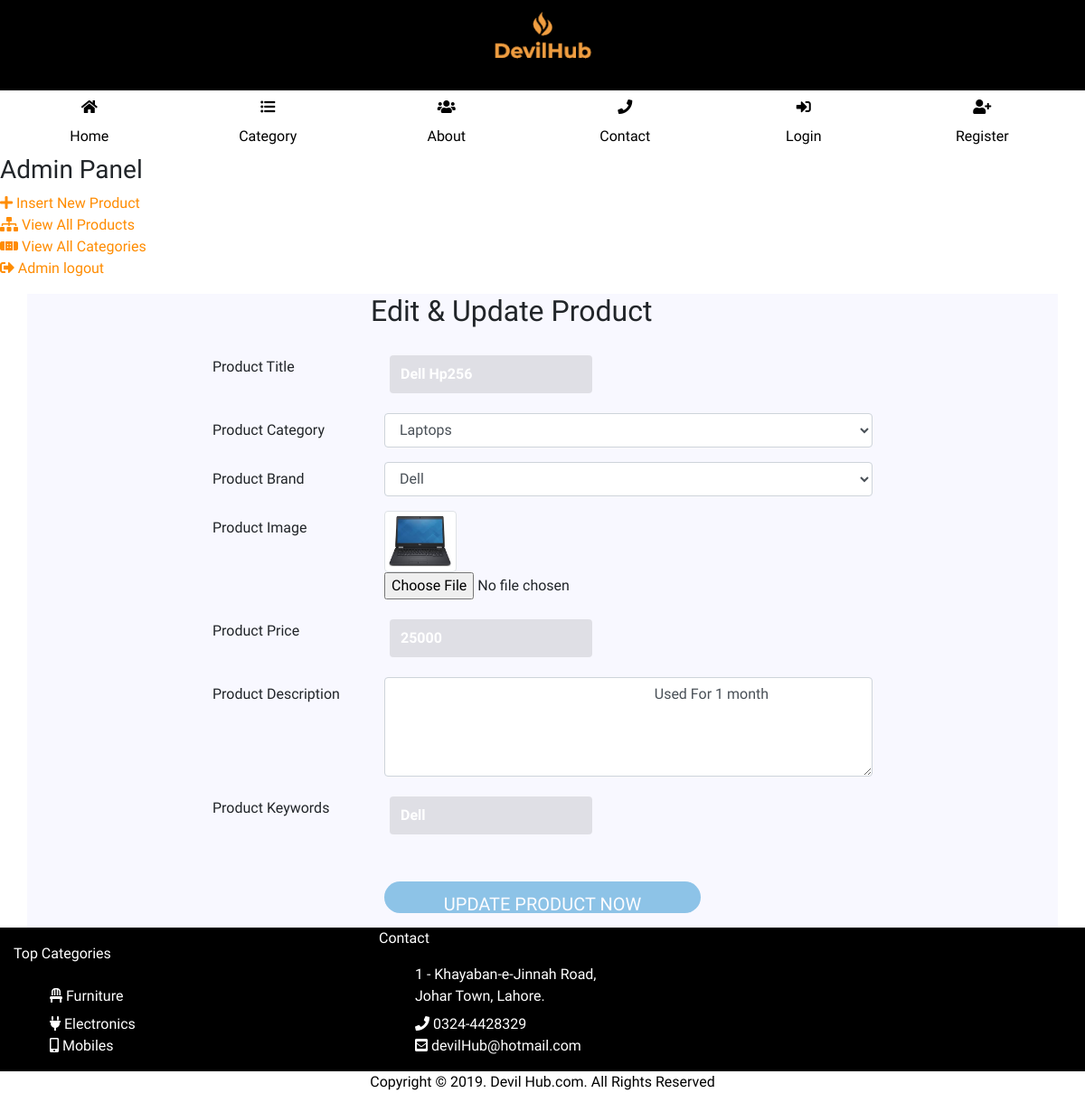
Screenshot of /admin_index.php?edit_pro=20 (signed in) with the database file from the repository.
### tables this page shows
CREATE TABLE `products` (
  `pro_id` int(10) NOT NULL,
  `pro_cat` int(10) NOT NULL,
  `pro_brand` int(10) NOT NULL,
  `pro_title` varchar(200) NOT NULL,
  `pro_price` int(10) NOT NULL,
  `pro_desc` varchar(2000) NOT NULL,
  `pro_image` varchar(300) NOT NULL,
  `pro_keywords` varchar(300) NOT NULL
);

CREATE TABLE `categories` (
  `cat_id` int(100) NOT NULL,
  `cat_title` varchar(255) NOT NULL
);

CREATE TABLE `brands` (
  `brand_id` int(100) NOT NULL,
  `brand_title` varchar(255) NOT NULL
);

### edit_pro.php (the view, shortened to what this page needs)
<?php
if(isset($_GET['edit_pro'])){
    $get_id = $_GET['edit_pro'];
    $get_pro = "select * from products where pro_id='$get_id'";
    $run_pro = mysqli_query($con, $get_pro);
    $row_pro = mysqli_fetch_array($run_pro);
    $pro_title = $row_pro['pro_title'];
    $pro_cat = $row_pro['pro_cat'];
    $pro_brand = $row_pro['pro_brand'];
    $pro_title = $row_pro['pro_title'];
    $pro_price = $row_pro['pro_price'];
    $pro_image = $row_pro['pro_image'];
    $pro_desc = $row_pro['pro_desc'];
    $pro_keywords = $row_pro['pro_keywords'];
    $get_cat = "select * from categories where cat_id = '$pro_cat'";
    $run_cat = mysqli_query($con,$get_cat);
    $row_cat = mysqli_fetch_array($run_cat);
    $cat_title = $row_cat['cat_title'];
    $get_brand = "select * from brands where brand_id = '$pro_brand'";
    $run_brand = mysqli_query($con,$get_brand);
    $row_brand = mysqli_fetch_array($run_brand);
    $brand_title = $row_brand['brand_title'];
}
?>
<div class="row">
    <div class="offset-md-2 col-md-8">
        <form action="" method="post" enctype="multipart/form-data">
            <div class="form-group row">
                <h2 class="offset-lg-3 offset-md-2 offset-1 "> Edit & Update Product </h2>
            </div>
            <div class="form-group row">
                <label class="col-form-label col-sm-4 col-lg-3 d-none d-sm-block" for="pro_title">Product Title</label>
                <div class="col-12 col-sm-8 col-lg-9">
                    <input class="form-control" type="text" id="pro_title" name="pro_title" placeholder="Title"
                           value="<?php echo $pro_title;?>">
                </div>
            </div>
            <div class="form-group row">
                <label class="col-form-label col-sm-4 col-lg-3 d-none d-sm-block" for="pro_cat">Product Category</label>
                <div class="col-12 col-sm-8 col-lg-9">
                    <select name="pro_cat" id="pro_cat" required class="form-control">
                        <option><?php echo $cat_title;?></option>
                    </select>
                </div>
            </div>
            <div class="form-group row">
                <label class="col-form-label col-sm-4 col-lg-3  d-none d-sm-block" for="pro_brand">Product Brand</label>
                <div class="col-12 col-sm-8 col-lg-9">
                    <select name="pro_brand" id="pro_brand" required class="form-control">
                        <option><?php echo $brand_title;?></option>
                    </select>
                </div>
            </div>
            <div class="form-group row">
                <label class="col-form-label col-sm-4 col-lg-3 d-none d-sm-block" for="pro_image">Product Image</label>
                <div class="col-12 col-sm-8 col-lg-9">
                    <img class="img-thumbnail" src='product_images/<?php echo $pro_image;?>' width='80' height='80'>
                    <input class="form-control-file" type="file" id="pro_image" name="pro_image" required>
                </div>
            </div>
            <div class="form-group row">
                <label class="col-form-label col-sm-4 col-lg-3 d-none d-sm-block" for="pro_price">Product Price</label>
                <div class="col-12 col-sm-8 col-lg-9">
                    <input class="form-control" type="text" id="pro_price" name="pro_price" placeholder="Product Price"
                           value="<?php echo $pro_price;?>">
                </div>
            </div>
            <div class="form-group row">
                <label class="col-form-label col-sm-4 col-lg-3 d-none d-sm-block" for="pro_desc">Product Description</label>
                <div class="col-12 col-sm-8 col-lg-9">
                    <textarea class="form-control"  name="pro_desc" id="pro_desc" rows="4" placeholder="Product Description">
                        <?php echo $pro_desc;?>
                    </textarea>
                </div>
            </div>
            <div class="form-group row">
                <label class="col-form-label col-sm-4 col-lg-3 d-none d-sm-block" for="pro_keywords">Product Keywords</label>
                <div class="col-12 col-sm-8 col-lg-9">
                    <input class="form-control" type="text" id="pro_keywords" name="pro_keywords" placeholder="Product Keywords"
                           value="<?php echo $pro_keywords;?>">
                </div>
            </div>
            <div class="form-group row">
                <div class="offset-sm-3 col-12 col-sm-6">
                    <input class="btn btn-block btn-primary btn-lg" type="submit" id="update_pro" name="update_pro"
                           value="Update Product Now">
                </div>
            </div>
        </form>
    </div>
</div>

### css/style.css (style rules this page uses)
.btn { background: #39b7dd; text-align: center; padding: 10px; border-radius: 5px; cursor: pointer; color: whitesmoke; text-transform: uppercase; }
input[type=text],input[type=Email],input[type=password] { width: 200px; height: 30px; box-sizing: content-box; background: rgba(0,0,0,0.10); outline: none; border: none; color: #fff; margin: 6px; font-weight: bold; }
input[type=submit] { width: 40%; height: 35px; box-sizing: border-box; padding: 10px; margin-top: 30px; outline: none; border:none; background: #60adde; opacity: 0.7; border-radius: 20px; font-size: 20px; color: #fff; }

### admin_index.php (style rules this page uses)
* { font-family: 'Old Standard TT', serif; }

### rows the page displays
products: pro_title "Dell Hp256", pro_image (picture), pro_price "25000", pro_desc "Used For 1 month", pro_keywords "Dell"
categories: pro_cat "Laptops"
brands: pro_brand "Dell"
